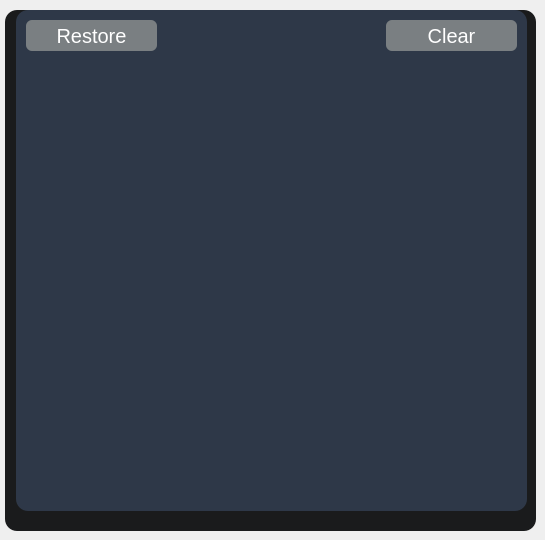
    <widget class="QWidget" name="tabHistory">
     <attribute name="title">
      <string>History</string>
     </attribute>
     <widget class="QFrame" name="frameHistory">
      <property name="geometry">
       <rect>
        <x>5</x>
        <y>10</y>
        <width>531</width>
        <height>521</height>
       </rect>
      </property>
      <property name="styleSheet">
       <string notr="true">background-color: #1a1b1c;
border-radius: 12px;</string>
      </property>
      <property name="frameShape">
       <enum>QFrame::StyledPanel</enum>
      </property>
      <property name="frameShadow">
       <enum>QFrame::Raised</enum>
      </property>
      <widget class="QGroupBox" name="groupBoxHistory">
       <property name="geometry">
        <rect>
         <x>11</x>
         <y>0</y>
         <width>511</width>
         <height>501</height>
        </rect>
       </property>
       <property name="styleSheet">
        <string notr="true">background:  #2e3848;
border-radius: 12px;</string>
       </property>
       <property name="title">
        <string/>
       </property>
       <widget class="QListWidget" name="historyList">
        <property name="geometry">
         <rect>
          <x>5</x>
          <y>60</y>
          <width>501</width>
          <height>431</height>
         </rect>
        </property>
        <property name="font">
         <font>
          <pointsize>18</pointsize>
         </font>
        </property>
       </widget>
       <widget class="QPushButton" name="historyRestore">
        <property name="geometry">
         <rect>
          <x>10</x>
          <y>10</y>
          <width>131</width>
          <height>31</height>
         </rect>
        </property>
        <property name="minimumSize">
         <size>
          <width>0</width>
          <height>0</height>
         </size>
        </property>
        <property name="styleSheet">
         <string notr="true">QPushButton {
background: #7a7f82;
border-radius: 6px;
color: #FFFFFF;
font-size: 20px;
height:  50px;
}</string>
        </property>
        <property name="text">
         <string>Restore</string>
        </property>
       </widget>
       <widget class="QPushButton" name="historyClear">
        <property name="geometry">
         <rect>
          <x>370</x>
          <y>10</y>
          <width>131</width>
          <height>31</height>
         </rect>
        </property>
        <property name="minimumSize">
         <size>
          <width>0</width>
          <height>0</height>
         </size>
        </property>
        <property name="styleSheet">
         <string notr="true">QPushButton {
background: #7a7f82;
border-radius: 6px;
color: #FFFFFF;
font-size: 20px;
height:  50px;
}</string>
        </property>
        <property name="text">
         <string>Clear</string>
        </property>
       </widget>
      </widget>
     </widget>
    </widget>
